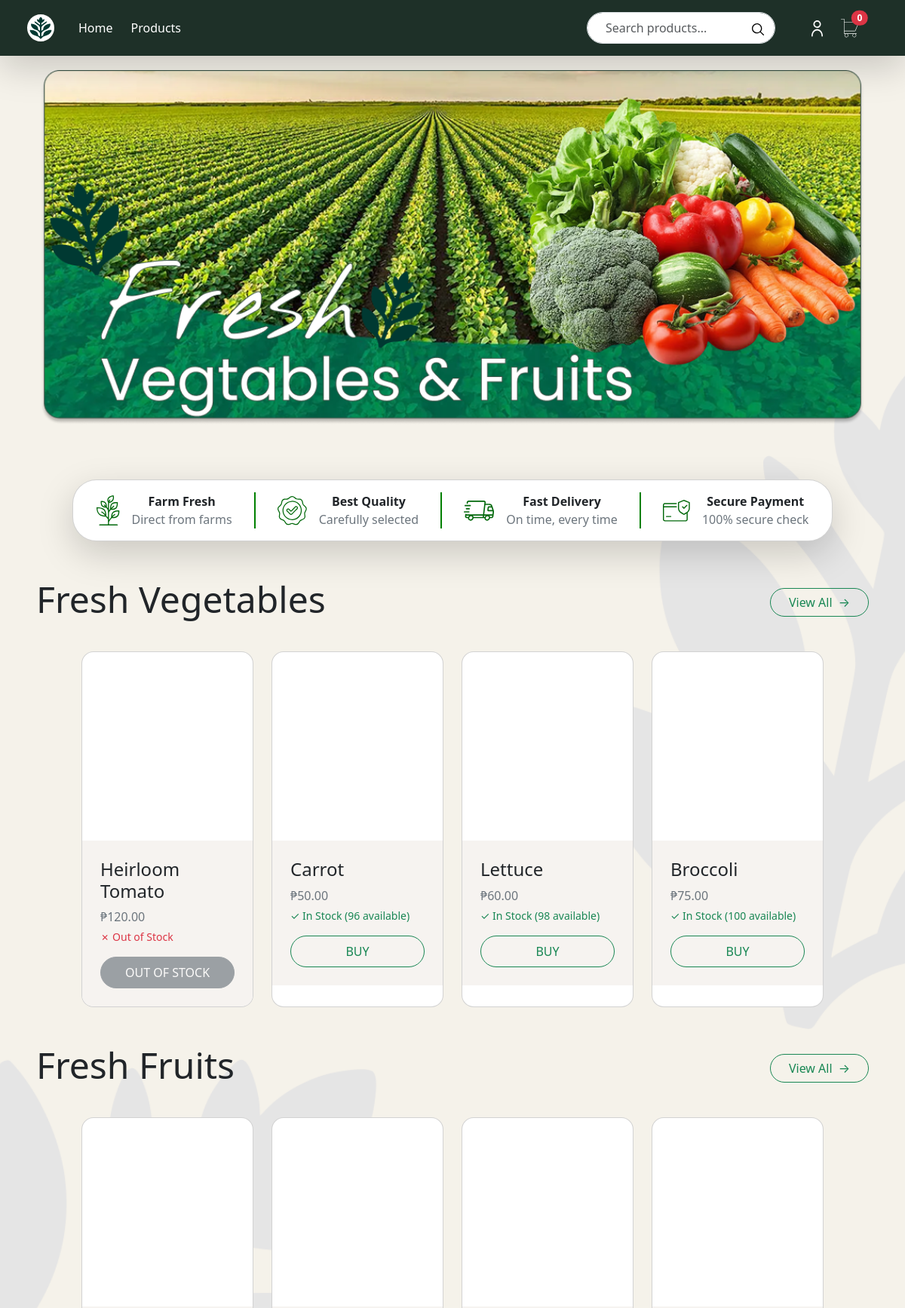
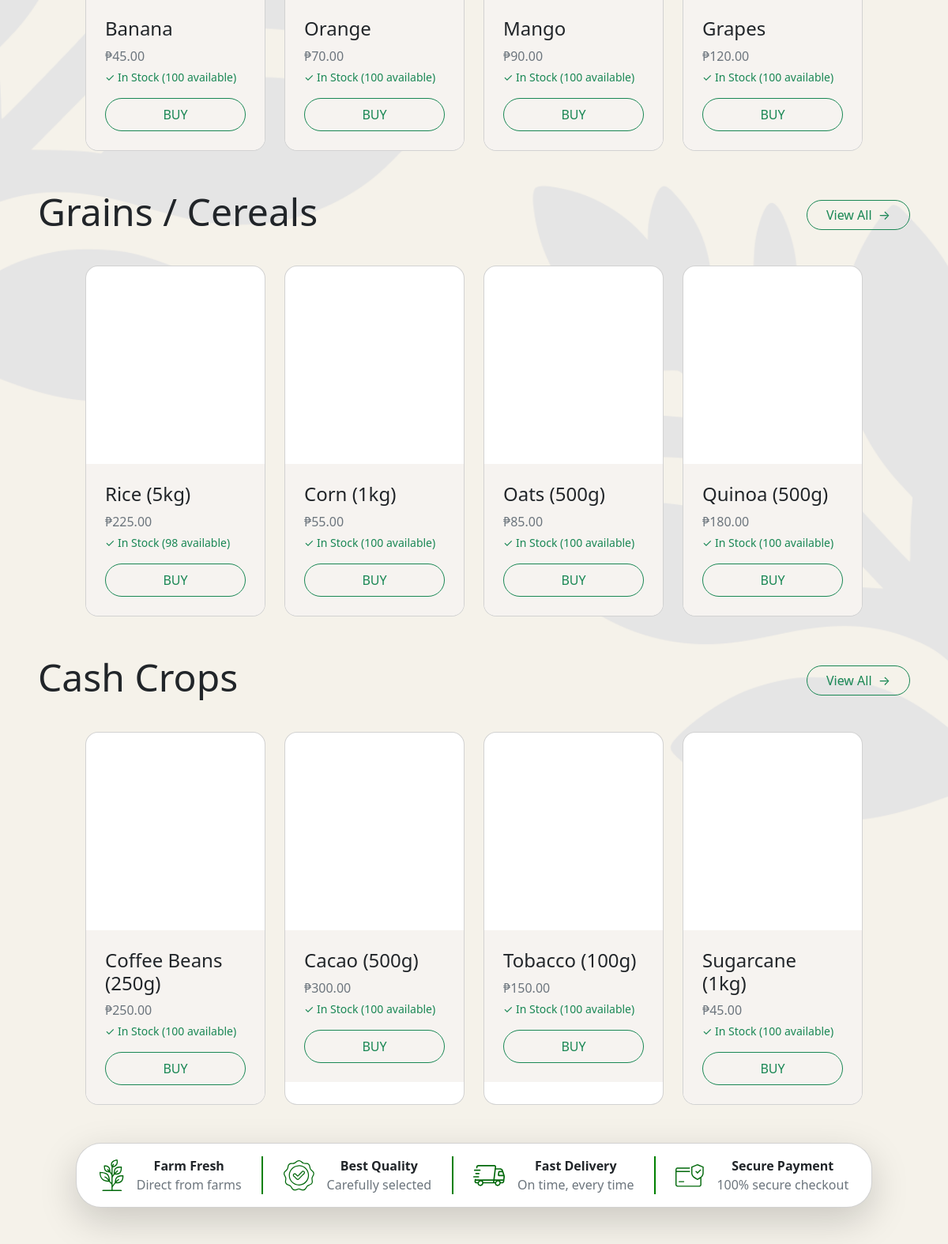
The page / (signed in, upper part) on the database its author committed (2 pictures, top to bottom).
### tables this page shows
CREATE TABLE `products` (
  `id` int(11) NOT NULL,
  `name` varchar(100) NOT NULL,
  `category` enum('vegetables','fruits','grains','cash_crops') NOT NULL,
  `current_price` decimal(10,2) NOT NULL,
  `quantity` int(11) NOT NULL DEFAULT 0,
  `unit` enum('kg','pcs','liter','sack') DEFAULT NULL,
  `image_url` varchar(255) DEFAULT NULL,
  `created_at` timestamp NOT NULL DEFAULT current_timestamp(),
  `harvest_date` date NOT NULL,
  `updated_at` datetime NOT NULL
);

### models/Product.php (called while the page is built, shortened)
<?php
require_once __DIR__ . '/../config/Database.php';
class Product {
    private $conn;
    private $table = "products";
    public function __construct() {
        $database = new Database();
        $this->conn = $database->getConnection();
    }
    public function getByCategory($category, $limit = 4) {
        $stmt = $this->conn->prepare("SELECT * FROM {$this->table} WHERE category = ? ORDER BY created_at DESC LIMIT ?");
        $stmt->bind_param("si", $category, $limit);
        $stmt->execute();
        $result = $stmt->get_result();
        $products = [];
        while ($row = $result->fetch_assoc()) {
            $products[] = $row;
        }
        return $products;
    }
}
?>

### config/Database.php (called while the page is built, shortened)
<?php
class Database {
    private $host = "localhost";
    private $user = "root";
    private $pass = "";
    private $dbname = "r3_farm";
    public function getConnection() {
        $this->conn = new mysqli($this->host, $this->user, $this->pass, $this->dbname);
        return $this->conn;
    }
}
?>

### controllers/ProductController.php (called while the page is built, shortened)
<?php
require_once __DIR__ . '/../models/Product.php';
class ProductController {
    private $product;
    public function __construct() {
        $this->product = new Product();
    }
    public function index() {
        $categories = [
            'vegetables' => 'Fresh Vegetables',
            'fruits' => 'Fresh Fruits',
            'grains' => 'Grains / Cereals',
            'cash_crops' => 'Cash Crops'
        ];
        $products_by_cat = [];
        foreach ($categories as $key => $label) {
            $products_by_cat[$key] = $this->product->getByCategory($key, 4);
        }
        return ['categories' => $categories, 'products' => $products_by_cat];
    }
}
?>

### index.php (the view, shortened to what this page needs)
<?php
require_once __DIR__ . '/controllers/ProductController.php';
$productController = new ProductController();
$data = $productController->index();
$categories = $data['categories'];
$products = $data['products'];
?>
<!DOCTYPE html>
<html lang="en">
<head>
    <link href="https://cdn.jsdelivr.net/npm/bootstrap@5.3.8/dist/css/bootstrap.min.css" rel="stylesheet">
    <link href="styles/index.css" rel="stylesheet">
</head>
<body>
<div class="Background">
    <?php include 'components/navbar.comp.php'; ?>
    <div class="banner container text-light p-4 overflow-hidden">
        <img src="images/Poster.png" alt="Hero" class="img-fluid w-100 h-80" object-position: center;>
    </div>
    <div class="mb-5 mt-5 px-5">
        <div class="card shadow-lg mx-5 p-3 rounded-5 d-flex flex-row justify-content-around">
            <div class="d-flex flex-row align-items-center">
                <div class="me-3">
                </div>
                <div class="text-center">
                    <div><b>Farm Fresh</b></div>
                    <div class="text-secondary">Direct from farms</div>
                </div>
            </div>
            <div style="border: 1px solid green;"></div>
            <div class="d-flex flex-row align-items-center">
                <div class="me-3">
                </div>
                <div class="text-center">
                    <div><b>Best Quality</b></div>
                    <div class="text-secondary">Carefully selected</div>
                </div>
            </div>
            <div style="border: 1px solid green;"></div>
            <div class="d-flex flex-row align-items-center">
                <div class="me-3">
                </div>
                <div class="text-center">
                    <div><b>Fast Delivery</b></div>
                    <div class="text-secondary">On time, every time</div>
                </div>
            </div>
            <div style="border: 1px solid green;"></div>
            <div class="d-flex flex-row align-items-center">
                <div class="me-3">
                </div>
                <div class="text-center">
                    <div><b>Secure Payment</b></div>
                    <div class="text-secondary">100% secure check</div>
                </div>
            </div>
        </div>
    </div>
    <?php foreach ($categories as $key => $label): ?>
        <div class="m-5">
            <div class="d-flex justify-content-between align-items-center mb-3">
                <div class="display-5 h3"><?= $label ?></div>
                <a href="category.php?cat=<?= $key ?>" class="btn btn-outline-success rounded-pill px-4">
                    View All <span class="ms-1">→</span>
                </a>
            </div>
            <div class="row ms-5 me-5">
                <?php foreach ($products[$key] as $product): ?>
                    <div class="col-12 col-md-6 col-lg-4 col-xl-3 mt-3">
                        <div class="card rounded-4 overflow-hidden h-100">
                            <div style="height: 250px; background-image: url('<?= $product['image_url'] ?? 'placeholder.jpg' ?>'); background-size: cover; background-position: center; cursor: pointer;"
                                data-bs-toggle="modal" data-bs-target="#productModal" data-id="<?= $product['id'] ?>"
                                data-name="<?= htmlspecialchars($product['name']) ?>" data-price="<?= $product['current_price'] ?>"
                                data-quantity="<?= $product['quantity'] ?>"
                                data-image="<?= $product['image_url'] ?? 'placeholder.jpg' ?>">
                            </div>
                            <div class="p-4" style="background-color: #F6F3F0;">
                                <div class="h4"><?= htmlspecialchars($product['name']) ?></div>
                                <div class="text-secondary">₱<?= number_format($product['current_price'], 2) ?></div>
                                <?php if ($product['quantity'] > 0): ?>
                                    <div class="text-success small mt-1">✓ In Stock (<?= $product['quantity'] ?> available)</div>
                                <?php else: ?>
                                    <div class="text-danger small mt-1">✗ Out of Stock</div>
                                <?php endif; ?>
                                <?php if ($product['quantity'] > 0): ?>
                                    <button class="mt-3 p-2 rounded-5 btn btn-outline-success w-100 buy-btn" data-bs-toggle="modal"
                                        data-bs-target="#productModal" data-id="<?= $product['id'] ?>"
                                        data-name="<?= htmlspecialchars($product['name']) ?>" data-price="<?= $product['current_price'] ?>"
                                        data-quantity="<?= $product['quantity'] ?>"
                                        data-image="<?= $product['image_url'] ?? 'placeholder.jpg' ?>">
                                        BUY
                                    </button>
                                <?php else: ?>
                                    <button class="mt-3 p-2 rounded-5 btn btn-secondary w-100" disabled>
                                        OUT OF STOCK
                                    </button>
                                <?php endif; ?>
                            </div>
                        </div>
                    </div>
                <?php endforeach; ?>
            </div>
        </div>
    <?php endforeach; ?>
    <div class="mb-5 mt-5 px-5">
        <div class="card shadow-lg mx-5 p-3 rounded-5 d-flex flex-row justify-content-around">
            <div class="d-flex flex-row align-items-center">
                <div class="me-3">
                </div>
                <div class="text-center">
                    <div><b>Farm Fresh</b></div>
                    <div class="text-secondary">Direct from farms</div>
                </div>
            </div>
            <div style="border: 1px solid green;"></div>
            <div class="d-flex flex-row align-items-center">
                <div class="me-3">
                </div>
                <div class="text-center">
                    <div><b>Best Quality</b></div>
                    <div class="text-secondary">Carefully selected</div>
                </div>
            </div>
            <div style="border: 1px solid green;"></div>
            <div class="d-flex flex-row align-items-center">
                <div class="me-3">
                </div>
                <div class="text-center">
                    <div><b>Fast Delivery</b></div>
                    <div class="text-secondary">On time, every time</div>
                </div>
            </div>
            <div style="border: 1px solid green;"></div>
            <div class="d-flex flex-row align-items-center">
                <div class="me-3">
                </div>
                <div class="text-center">
                    <div><b>Secure Payment</b></div>
                    <div class="text-secondary">100% secure checkout</div>
                </div>
            </div>
        </div>
    </div>
</div>
</html>

### styles/index.css (style rules this page uses)
.banner { margin-top: 4.3rem !important; }
.Background { background-image: url("../images/background.png"); background-repeat: no-repeat; background-position: center; background-size: cover; background-attachment: scroll; min-height: 100vh; }

### rows shown on the page
products: name "Heirloom Tomato", current_price "120.00", quantity "✗ Out of Stock"
products: name "Carrot", current_price "50.00", quantity "96"
products: name "Lettuce", current_price "60.00", quantity "98"
products: name "Broccoli", current_price "75.00", quantity "100"
products: name "Banana", current_price "45.00", quantity "100"
products: name "Orange", current_price "70.00", quantity "100"
products: name "Mango", current_price "90.00", quantity "100"
products: name "Grapes", current_price "120.00", quantity "100"
products: name "Rice (5kg)", current_price "225.00", quantity "98"
products: name "Corn (1kg)", current_price "55.00", quantity "100"
products: name "Oats (500g)", current_price "85.00", quantity "100"
products: name "Quinoa (500g)", current_price "180.00", quantity "100"
products: name "Coffee Beans (250g)", current_price "250.00", quantity "100"
products: name "Cacao (500g)", current_price "300.00", quantity "100"
products: name "Tobacco (100g)", current_price "150.00", quantity "100"
products: name "Sugarcane (1kg)", current_price "45.00", quantity "100"

### other values the page prints
$cart_count "0"
$label "Fresh Vegetables"
$label "Fresh Fruits"
$label "Grains / Cereals"
$label "Cash Crops"
